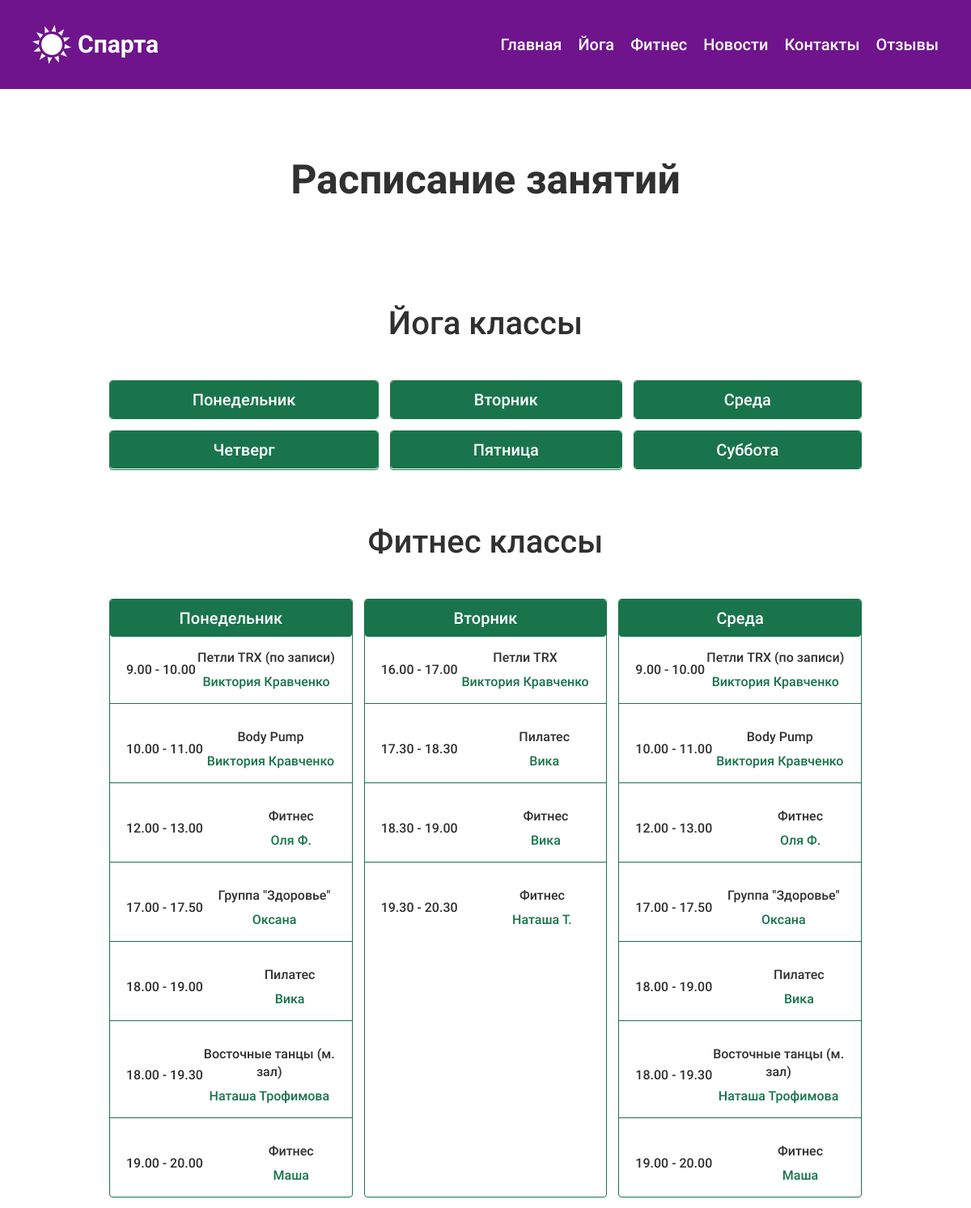
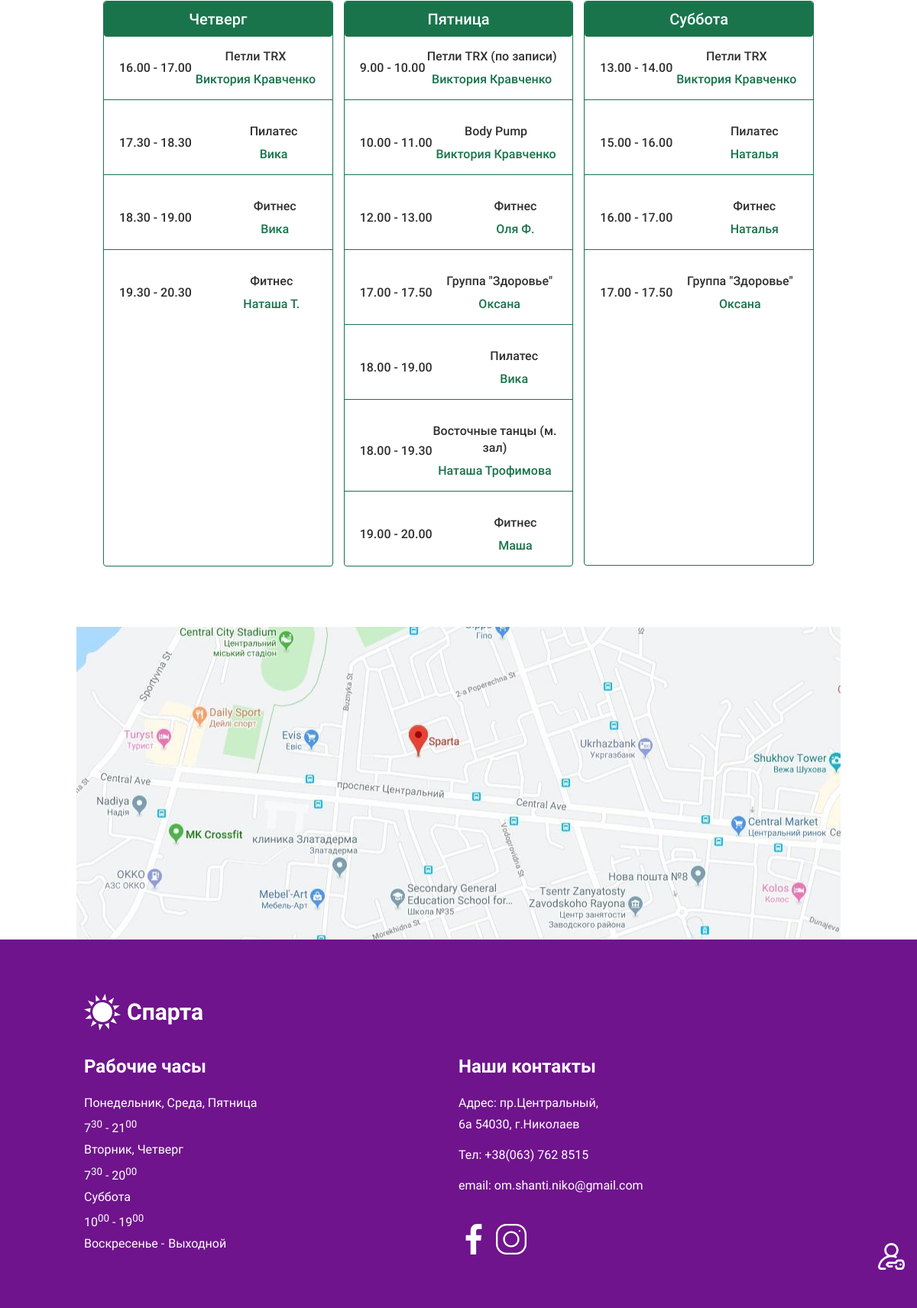
The app's page /common-schedule.php with its own data (2 pictures, top to bottom).
### tables this page shows
CREATE TABLE fitness_schedule (
  id INT AUTO_INCREMENT PRIMARY KEY,
  created_at DATETIME DEFAULT NOW() NOT NULL,
  title CHAR(128) NOT NULL,
  instructor CHAR(64) NOT NULL,
  timing CHAR(64) NOT NULL,
  branch CHAR(64) NOT NULL,
  week_day CHAR(64) NOT NULL,
  number INT(1) NOT NULL
);

### functions.php (called while the page is built, shortened)
<?php
function db_run_query ($con, $request) {
  $result = mysqli_query($con, $request);
  if (!$result) {
    $error = mysqli_error($con);
    print("Ошибка MySQL:" . $error);
    die();
  } else {
    $result = mysqli_fetch_all($result, MYSQLI_ASSOC);
  }
  return $result;
}
function include_template($name, $data) {
    $name = 'templates/' . $name;
    extract($data);
    require $name;
    $result = ob_get_clean();
    return $result;
}
function get_schedule ($con) {
  $sql = "SELECT * FROM schedule ORDER BY id ASC;";
  $schedule = db_run_query($con, $sql);
  return $schedule;
}
function get_fitness_schedule($con) {
  $sql = "SELECT * FROM fitness_schedule ORDER BY id ASC;";
  $schedule = db_run_query($con, $sql);
  return $schedule;
}
function get_day_schedule ($day, $array) {
  $day_schedule = [];
  foreach ($array as $array_element) {
    if ($array_element['week_day'] === $day) {
      array_push($day_schedule, $array_element);
    }
  }
  return $day_schedule;
}

### init.php (called while the page is built, shortened)
<?php
require_once('functions.php');
$week_days = ['Понедельник', 'Вторник', 'Среда', 'Четверг', 'Пятница', 'Суббота'];

### templates/schedule.php (the view, shortened to what this page needs)
<ul class="schedule__list  <?=$pseudo_element_fitness; ?>  <?=$inner_page_schedule; ?>">
	<?php foreach ($week_days as $week_day): ?>
		<li class="schedule__item  <?=$border_color_fitness; ?>">
			<h2 class="schedule__item-title  title__third  <?=$text_color_fitness; ?>  <?=$fitnes_schedule_style; ?>"><?=$week_day; ?></h2>
		    <ul class="schedule__class-list-per-day  <?=$inner_page_schedule_list_per_day; ?>">
		    	<?php $day_schedule = get_day_schedule($week_day, $schedule_list); ?>
		    	<?php foreach ($day_schedule as $lesson): ?>
			    	<li class="schedule__class-item  <?=$border_color_fitness; ?>">
						<span class="schedule__timing-block"><?=$lesson['timing'];?></span>
						<span class="schedule__class-name"><?=$lesson['title'];?></span>
						<span class="schedule__teacher-name  <?=$text_color_fitness; ?>">
							<?=$lesson['instructor'];?>
						</span>
					</li>
			    <?php endforeach; ?>
		    </ul>
		</li>
    <?php endforeach; ?>
</ul>

### templates/main-menu.php (shortened to what this page needs)
<nav class="main-nav">
	<ul class="main-nav__list  main-nav__list--fitness">
		<li class="main-nav__item">
			<a class="main-nav__link" href="index.php">Главная</a>
		</li>
		<li class="main-nav__item">
			<a class="main-nav__link" href="yoga.php">Йога</a>
		</li>
		<li class="main-nav__item">
			<a class="main-nav__link" href="fitness.php">Фитнес</a>
		</li>
		<li class="main-nav__item">
			<a class="main-nav__link" href="fitness-news.php">Новости</a>
		</li>
		<li class="main-nav__item">
			<a class="main-nav__link" href="fitness-contacts.php">Контакты</a>
		</li>
		<li class="main-nav__item">
			<a class="main-nav__link" href="fitness-reviews.php">Отзывы</a>
		</li>
	</ul>
</nav>

### templates/common-schedule.php (shortened to what this page needs)
<section class="schedule">
	<h2 class="schedule__title  title__secondary">Йога классы</h2>
	<?=$schedule_yoga; ?>
</section>
<section class="schedule">
	<h2 class="schedule__title  title__secondary">Фитнес классы</h2>
	<?=$schedule_fitness; ?>
</section>

### templates/inner-page.php
<main class="inner-page-main">
	<h1 class="inner-page-main__title  title"><?=$inner_page_title; ?></h1>
    <?=$page_element; ?>
</main>

### templates/layout.php (shortened to what this page needs)
<!DOCTYPE html>
<html lang="ru">
	<head>
	    <link rel="stylesheet" href="css/style.css">
	</head>
	<body>
		<div class="container">
			<header class="main-header  <?=$fitness_background_color; ?>">
				<div class="main-header__block-wrap ">
					<div class="main-header__logo  logo-block">
						<a class="logo-block__link" href="<?=$logo_link; ?>">
							<svg>
								<use xlink:href="img/svg/svg-sprite.svg#<?=$logo_svg; ?>"></use>
							</svg>
							<p class="logo-block__name"><?=$logo_name; ?></p>
						</a>
					</div>
					<?=$main_menu; ?>
				</div>
			</header>
            <?=$page_content;?>
            <div class="map">
				<iframe src="https://www.google.com/maps/embed?pb=!1m16!1m12!1m3!1d2722.61223878996!2d31.96220711592559!3d46.96930817914761!2m3!1f0!2f0!3f0!3m2!1i1024!2i768!4f13.1!2m1!1z0YHQv9Cw0YDRgtCw!5e0!3m2!1sen!2sua!4v1588501238683!5m2!1sen!2sua" width="600" height="450" frameborder="0" style="border:0;" allowfullscreen="" aria-hidden="false" tabindex="0"></iframe>
			</div>
			<footer class="main-footer  <?=$fitness_background_color; ?>">
				<div class="main-footer__logo  logo-block">
					<a class="logo-block__link">
						<svg><use xlink:href="img/svg/svg-sprite.svg#<?=$logo_svg; ?>"></use></svg>
						<p class="logo-block__name"><?=$logo_name; ?></p>
					</a>
				</div>
				<section class="main-footer__contact  contact">
					<h3 class="contact__title  title__third">Наши контакты</h3>
					<p  class="contact__address">
						Адрес: пр.Центральный,<br>6а 54030, г.Николаев</p>
					<p class="contact__phone">Тел: +38(063) 762 8515</p>
					<p class="contact__email">email: om.shanti.niko@gmail.com</p>
				</section>
				<section class="main-footer__short-schedule  short-schedule">
					<h3 class="short-schedule__title  title__third">Рабочие часы</h3>
					<ul class="short-schedule__list">
						<li class="short-schedule__item">
							<div class="short-schedule__days">Понедельник, Среда, Пятница</div>
							<span class="short-schedule__time">7<sup>30</sup> - 21<sup>00</sup></span>
						</li>
						<li class="short-schedule__item">
							<div class="short-schedule__days">Вторник, Четверг</div>
							<span class="short-schedule__time">7<sup>30</sup> - 20<sup>00</sup></span>
						</li>
						<li class="short-schedule__item">
							<div class="short-schedule__days">Суббота</div>
							<span class="short-schedule__time">10<sup>00</sup> - 19<sup>00</sup></span>
						</li>
						<li class="short-schedule__item">
							<div class="short-schedule__days">Воскресенье -</div>
							<span class="short-schedule__time">Выходной</span>
						</li>
					</ul>
				</section>
				<div class="main-footer__social-block  social-block">
					<ul class="social-block__list">
						<li class="social-block__item">
							<a class="social-block__link" href="https://www.facebook.com/groups/1540126396290409/">
								<svg><use xlink:href="img/svg/svg-sprite.svg#facebook"></use></svg>
							</a>
						</li>
						<li class="social-block__item">
							<a class="social-block__link" href="https://www.instagram.com/sparta_omshanti/">
								<svg><use xlink:href="img/svg/svg-sprite.svg#instagram"></use></svg>
							</a>
						</li>
					</ul>
				</div>
				<div class="admin-block">
					<button class="admin-block__enter">
						<svg>
							<use xlink:href="img/svg/svg-sprite.svg#login"></use>
						</svg>
					</button>
				</div>
			</footer>
		</div>
	</body>
</html>

### common-schedule.php (shortened to what this page needs)
<?php
require('init.php');
$title = '"Спарта" - студия фитнеса';
$fitness_background_color = 'background-fitness';
$text_color_fitness = 'text-color-fitness';
$border_color_fitness = 'border-color-fitness';
$pseudo_element_fitness = 'pseudo-element-fitness';
$logo_svg = 'sun';
$logo_name = 'Спарта';
$logo_full_name = 'Студия фитнеса';
$logo_link = 'index.php';
$inner_page_title = 'Расписание занятий';
$inner_page_schedule = 'schedule__list--shown';
$inner_page_schedule_list_per_day = 'schedule__class-list-per-day--shown';
$schedule_list = get_schedule($link);
$schedule_yoga = include_template('schedule.php', [
    'schedule_list' => $schedule_list,
    'week_days' => $week_days]);
$schedule_list = get_fitness_schedule($link);
$schedule_fitness = include_template('schedule.php', [
    'schedule_list' => $schedule_list,
    'week_days' => $week_days]);
$main_menu = include_template('main-menu.php', [
    'title' => $title]);
$page_element = include_template('common-schedule.php', [
    'inner_page_schedule' => $inner_page_schedule,
    'inner_page_schedule_list_per_day' => $inner_page_schedule_list_per_day,
	'schedule_yoga' => $schedule_yoga,
    'schedule_fitness' => $schedule_fitness,
    'week_days' => $week_days]);
$page_content = include_template('inner-page.php', [
    'inner_page_title' => $inner_page_title,
    'page_element' => $page_element]);
$layout_content = include_template('layout.php', [
    'title' => $title,
    'fitness_background_color' => $fitness_background_color,
    'text_color_fitness' => $text_color_fitness,
    'border_color_fitness' => $border_color_fitness,
    'pseudo_element_fitness' => $pseudo_element_fitness,
    'logo_svg' => $logo_svg,
    'logo_name' => $logo_name,
    'logo_full_name' => $logo_full_name,
    'logo_link' => $logo_link,
    'main_menu' => $main_menu,
    'page_content' => $page_content]);
print($layout_content);

### records on screen
fitness_schedule: timing "9.00 - 10.00", title "Петли TRX (по записи)", instructor "Виктория Кравченко"
fitness_schedule: timing "10.00 - 11.00", title "Body Pump", instructor "Виктория Кравченко"
fitness_schedule: timing "12.00 - 13.00", title "Фитнес", instructor "Оля Ф."
fitness_schedule: timing "17.00 - 17.50", title "Группа \"Здоровье\"", instructor "Оксана"
fitness_schedule: timing "18.00 - 19.00", title "Пилатес", instructor "Вика"
fitness_schedule: timing "18.00 - 19.30", title "Восточные танцы (м. зал)", instructor "Наташа Трофимова"
fitness_schedule: timing "19.00 - 20.00", title "Фитнес", instructor "Маша"
fitness_schedule: timing "16.00 - 17.00", title "Петли TRX", instructor "Виктория Кравченко"
fitness_schedule: timing "17.30 - 18.30", title "Пилатес", instructor "Вика"
fitness_schedule: timing "18.30 - 19.00", title "Фитнес", instructor "Вика"
fitness_schedule: timing "19.30 - 20.30", title "Фитнес", instructor "Наташа Т."
fitness_schedule: timing "9.00 - 10.00", title "Петли TRX (по записи)", instructor "Виктория Кравченко"
fitness_schedule: timing "10.00 - 11.00", title "Body Pump", instructor "Виктория Кравченко"
fitness_schedule: timing "12.00 - 13.00", title "Фитнес", instructor "Оля Ф."
fitness_schedule: timing "17.00 - 17.50", title "Группа \"Здоровье\"", instructor "Оксана"
fitness_schedule: timing "18.00 - 19.00", title "Пилатес", instructor "Вика"
fitness_schedule: timing "18.00 - 19.30", title "Восточные танцы (м. зал)", instructor "Наташа Трофимова"
fitness_schedule: timing "19.00 - 20.00", title "Фитнес", instructor "Маша"
fitness_schedule: timing "16.00 - 17.00", title "Петли TRX", instructor "Виктория Кравченко"
fitness_schedule: timing "17.30 - 18.30", title "Пилатес", instructor "Вика"
fitness_schedule: timing "18.30 - 19.00", title "Фитнес", instructor "Вика"
fitness_schedule: timing "19.30 - 20.30", title "Фитнес", instructor "Наташа Т."
fitness_schedule: timing "9.00 - 10.00", title "Петли TRX (по записи)", instructor "Виктория Кравченко"
fitness_schedule: timing "10.00 - 11.00", title "Body Pump", instructor "Виктория Кравченко"
fitness_schedule: timing "12.00 - 13.00", title "Фитнес", instructor "Оля Ф."
fitness_schedule: timing "17.00 - 17.50", title "Группа \"Здоровье\"", instructor "Оксана"
fitness_schedule: timing "18.00 - 19.00", title "Пилатес", instructor "Вика"
fitness_schedule: timing "18.00 - 19.30", title "Восточные танцы (м. зал)", instructor "Наташа Трофимова"
fitness_schedule: timing "19.00 - 20.00", title "Фитнес", instructor "Маша"
fitness_schedule: timing "13.00 - 14.00", title "Петли TRX", instructor "Виктория Кравченко"
fitness_schedule: timing "15.00 - 16.00", title "Пилатес", instructor "Наталья"
fitness_schedule: timing "16.00 - 17.00", title "Фитнес", instructor "Наталья"
fitness_schedule: timing "17.00 - 17.50", title "Группа \"Здоровье\"", instructor "Оксана"

### other values on screen
$logo_name "Спарта"
$inner_page_title "Расписание занятий"
$week_day "Понедельник"
$week_day "Вторник"
$week_day "Среда"
$week_day "Четверг"
$week_day "Пятница"
$week_day "Суббота"
